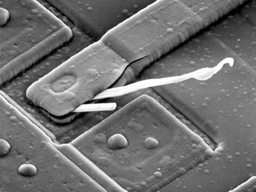
#> input picture input/Q1.tif, 256 x 192 px, shrunk from 906 x 678 before the run; its folder holds 4 pictures in this run
$ python 031020_DIPHW8+.py   (Python 2 division)
#> lines starting #> are read from the running program, lines starting #| are printed output that depends on the picture
from cmath import exp, pi
from math import log, ceil
import numpy,cv2,sys,os

def fft(f):     # fft for list type
    N = len(f)
    if N <= 1: return f
    even = fft(f[0::2])
    odd =  fft(f[1::2])
    return [even[k] + exp(-2j*pi*k/N)*odd[k] for k in xrange(N/2)] + \
           [even[k] - exp(-2j*pi*k/N)*odd[k] for k in xrange(N/2)]

def pad2(f):    # 2D zero padding for list type
    m, n = len(f), len(f[0])
    M, N = 2 ** int(ceil(log(m, 2))), 2 ** int(ceil(log(n, 2)))
    F = [ [0]*N for _ in xrange(M) ]
    for i in range(0, m):
        for j in range(0, n):
            F[i][j] = f[i][j]
    return F, M, N

def FFT2D(image):
    width , height = image.shape
    image = image.tolist()
    image , M , N = pad2(image)     # zero padding for FFT
    image_temp = image              # initial a temp_2Darray

    ########## execute row FFT ###########
    for i in range(M):
        image_temp[i] = fft(image[i])

    image_temp = numpy.asarray(image_temp,dtype = complex) # transfer list to numpy.arr
    image_temp = numpy.transpose(image_temp)               # transpose for further work
    image = image_temp.tolist()                            # transfer numpy.arr to list

    ########## execute column FFT ###########
    for i in range(N):
        image_temp[i] = fft(image[i])

    image_temp = numpy.transpose(image_temp)    # transpose for correct position

    ########## transfer mag to log(1+mag) and normalize ###########
    magnitude = cv2.sqrt(image_temp.real**2.0 + image_temp.imag**2.0)
    log_spectrum = cv2.log(1.0 + magnitude)
    cv2.normalize(log_spectrum, log_spectrum, 0.0, 255.0, cv2.NORM_MINMAX)

    ########## resize the Frequency padding image back to original size ###########
    res = cv2.resize(log_spectrum,(height, width), interpolation = cv2.INTER_CUBIC)
    fshift = numpy.fft.fftshift(res)   # exchange position of Frequency image
    return fshift


def main():
    dirname = "output"
    if not os.path.isdir("./output"):       # check whether exist output dir
        os.mkdir(dirname)

    for i in range(1,5):
        path = "./input/Q" + str(i) + ".tif"            # load input image from input dir
        image = cv2.imread(path)
#> image is the input picture: shape (192, 256, 3); min 0, max 255, mean 112.6
        image = cv2.cvtColor(image, cv2.COLOR_BGR2GRAY)
#> image: shape (192, 256)
        result = FFT2D(image)
#> in FFT2D, `image = image.tolist()`: image = 192 items
#> in pad2, `m, n = len(f), len(f[0])`: m = 192; n = 256
#> in pad2, `F = [ [0]*N for _ in xrange(M) ]`: F = 256 items
#> in FFT2D, `image , M , N = pad2(image)`: M = 256
#> in FFT2D, `image_temp = image`: image_temp = 256 items
#> the loop in FFT2D, `for i in range(M):` made 256 passes
#> in FFT2D, `magnitude = cv2.sqrt(image_temp.real**2.0 + image_temp.imag**2.0)`:
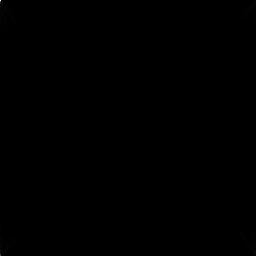
#> magnitude: shape (256, 256) float64; min 2.72, max 5534113, mean 3531.9; drawn with min black and max white
#> in FFT2D, `log_spectrum = cv2.log(1.0 + magnitude)`:
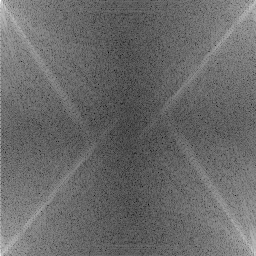
#> log_spectrum: shape (256, 256) float64; min 1.31, max 15.53, mean 7.23; drawn with min black and max white
#> in FFT2D, `res = cv2.resize(log_spectrum,(height, width), interpolation = cv2.INT..`:
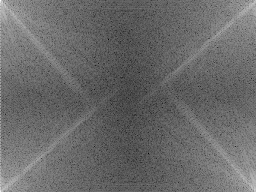
#> res: shape (192, 256) float64; min 2.23, max 252.5, mean 106.1
#> in FFT2D, `fshift = numpy.fft.fftshift(res)`:
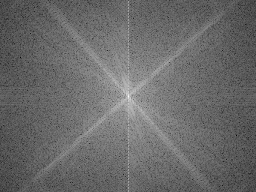
#> fshift: shape (192, 256) float64; min 2.23, max 252.5, mean 106.1
        file_name = "Q" + str(i) + " result"
        cv2.imwrite(os.path.join(dirname, file_name+".tif"), result) # save result image to output dir
        cv2.normalize(result, result, 0.0, 1.0, cv2.NORM_MINMAX)
        cv2.imshow(file_name, result)
#> pass 2 of the loop in main, `for i in range(1,5):`:
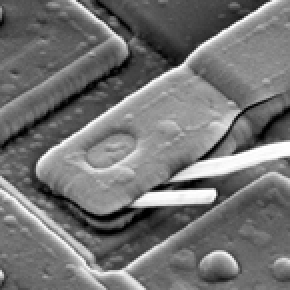
#> input picture input/Q2.tif, 145 x 145 px, shrunk from 513 x 513 before the run (shown 2 times larger)
#> in main, image is the input picture: shape (145, 145, 3); min 0, max 255, mean 115.1
#> in FFT2D (call 2), `res = cv2.resize(log_spectrum,(height, width), interpolation = cv2.INT..`:
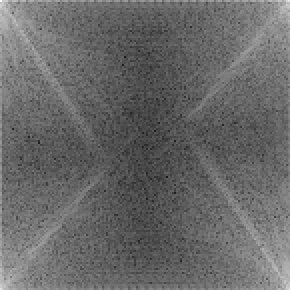
#> res: shape (145, 145) float64 (shown 2 times larger); min 22.67, max 253.2, mean 104.8
#> in FFT2D (call 2), `fshift = numpy.fft.fftshift(res)`:
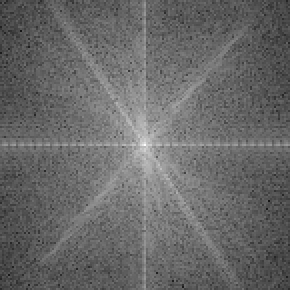
#> fshift: shape (145, 145) float64 (shown 2 times larger); min 22.67, max 253.2, mean 104.8
#> result: shape (145, 145) float64
#> pass 3 of the loop in main, `for i in range(1,5):`:
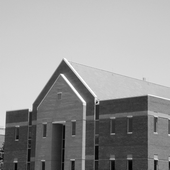
#> input picture input/Q3.tif, 170 x 170 px, shrunk from 600 x 600 before the run
#> in main, image is the input picture: shape (170, 170, 3); min 0, max 255, mean 152.8
#> in FFT2D (call 3), `res = cv2.resize(log_spectrum,(height, width), interpolation = cv2.INT..`:
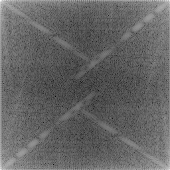
#> res: shape (170, 170) float64; min 4.45, max 249.6, mean 101.4
#> in FFT2D (call 3), `fshift = numpy.fft.fftshift(res)`:
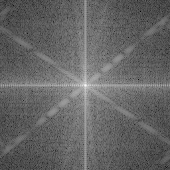
#> fshift: shape (170, 170) float64; min 4.45, max 249.6, mean 101.4
#> result: shape (170, 170) float64
#> the loop made 4 passes; the first 3 are shown
    cv2.waitKey(0)

if __name__ == "__main__" :
    main()
